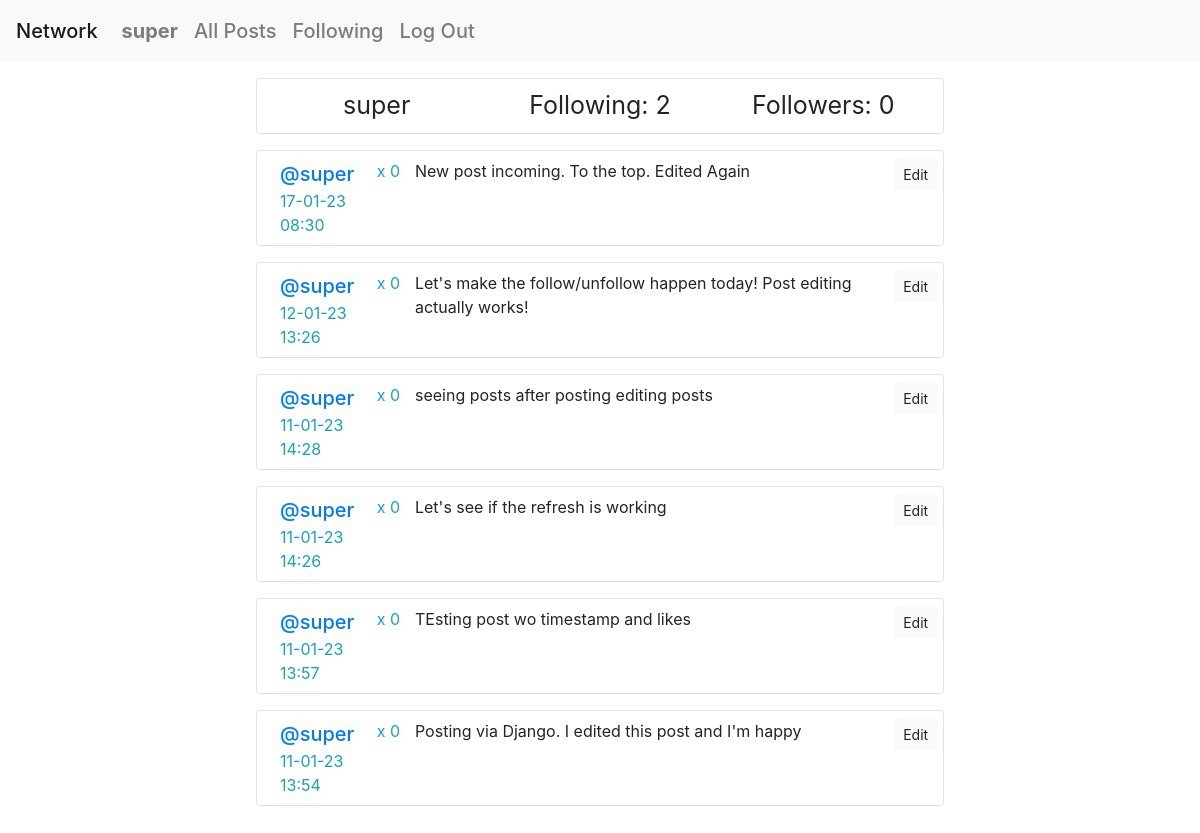
Before: /user/2 (signed in) with the older database file.
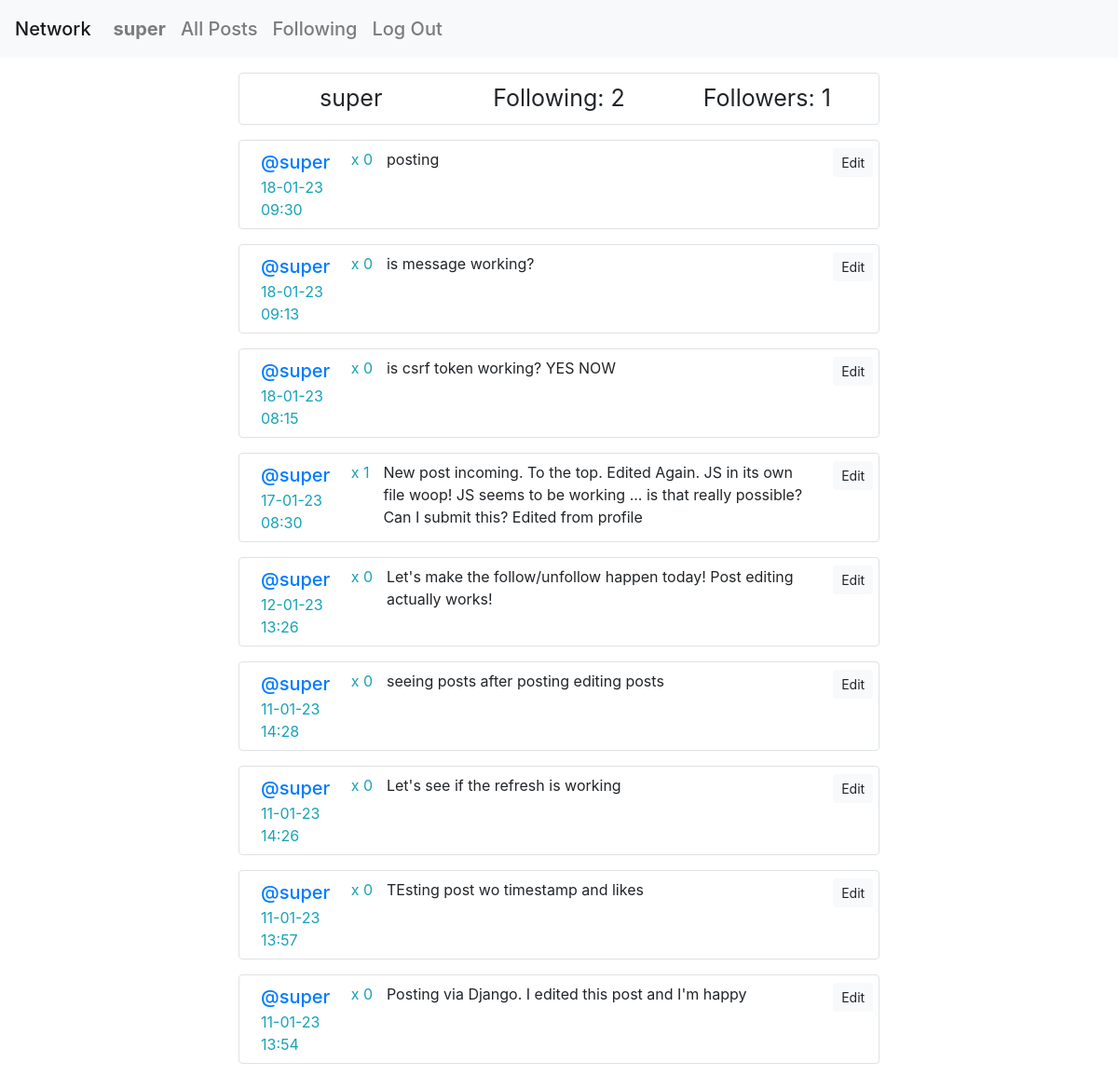
After: the same page with the newer database file.
### network/models.py (models this page shows, shortened)
class Post(models.Model):
    owner = models.ForeignKey(User, on_delete=models.CASCADE)
    content = models.TextField(max_length=500, validators=[MinLengthValidator(1)])
    creation = models.DateTimeField(auto_now_add=True)
    likes = models.IntegerField(default=0)

class User(AbstractUser):
    pass
    def __str__(self):
        return self.username

### network/views.py (the view)
# urls.py: path("user/<int:id>", views.view_profile, name="user"),
@login_required
def view_profile(request, id):
    user_profile = User.objects.get(pk=id)
    my_profile = False
    is_following = False
    if request.user == user_profile:
        my_profile = True
    else:
        try:
            Follow.objects.get(user=user_profile, follower=request.user)
            is_following=True
        except:
            ObjectDoesNotExist
    p = Paginator(Post.objects.filter(owner__pk=id).order_by("creation").reverse(), 10)
    try:
        p_likes = Post.objects.filter(pk__in=Like.objects.filter(user=request.user).values_list('post'))
    except:
        ObjectDoesNotExist
        p_likes = []
    p_number = request.GET.get("p_number")
    p_posts = p.get_page(p_number)
    return render(request, "network/profile.html", {
        'p_posts': p_posts,
        'p_likes': p_likes,
        'followers': Follow.objects.filter(user=user_profile).count(),
        'following': Follow.objects.filter(follower=user_profile).count(),
        'my_profile': my_profile,
        'is_following': is_following,
        'user_profile': user_profile
        })

### network/templates/network/profile.html (shortened to what this page needs)
{% extends "network/layout.html" %}
{% load static %}
{% block body %}
    <div id="follow_status">
        <div class="row border border-2 rounded p-2 m-3">
            <div class="col">{{ user_profile }}</div>
            <div class="col">Following: {{ following }}</div>
            <div class="col">Followers: {{ followers }}</div>
        </div>
    </div>
    <div id="posts">
        {% for post in p_posts %}
            <div class="row border border-2 rounded p-2 m-3">
                <div class="col-2 user_name"><a href="{% url 'user' id=post.owner.id %}" class="text-decoration-none">@{{ post.owner }}</a>
                    <div class="text-info">{{ post.creation|date:"d-m-y H:i" }}</div>
                </div>
                <div class="col1">
                    <div class="text-info" id="likes{{ post.id }}">x {{ post.likes }}</div>
                </div>
                <div class="col contentpost">
                    <div id="post{{ post.id }}">{{ post.content }}</div>
                </div>
            {% if user == post.owner %}
                <div class="col-1"><button class="btn btn-light btn-sm align-self-end" id="button{{ post.id }}" data-value={{ post.id }}>Edit</button></div>
            {% endif %}
            </div>
        {% endfor %}
    </div>
{% endblock %}

Changed rows visible on the page:
added Post: owner "super", creation "18-01-23 09:30", likes "0", content "posting", {{ post.id }} 47 (drawn)
added Post: owner "super", creation "18-01-23 09:13", likes "0", content "is message working?", {{ post.id }} 46 (drawn)
added Post: owner "super", creation "18-01-23 08:15", likes "0", content "is csrf token working? YES NOW", {{ post.id }} 44 (drawn)
changed Post: likes "0" → "1"; content "New post incoming. To the top. Edited Again" → "New post incoming. To the top. Edited Again. JS in its own file woop! JS seems to be working ... is that really possible? Can I submit this? Edited from profile"
Other visible differences:
{{ followers }}: "0" → "1"
